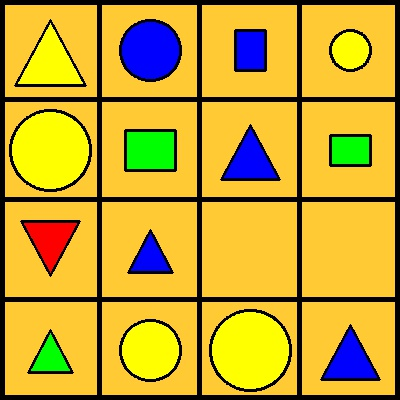
#> input picture task1_lm_set7/set-7/2. Task_Description/test_images/container_1.jpg, 400 x 400 px
$ python corner.py
#> lines starting #> are read from the running program, lines starting #| are printed output that depends on the picture; after the words box and inside, x2 and y2 are one past the last pixel; in counts of white or black regions, pixels touching at a corner belong together
import cv2
import numpy as np
MIN  = np.array([254,254,254], np.uint8)
MAX  = np.array([255,255,255], np.uint8)
filename = 'container_1.jpg'
img = cv2.imread(filename)
#> img is the input picture: shape (400, 400, 3); mean B, G, R 49.6, 164.3, 196.3
gray = cv2.cvtColor(img,cv2.COLOR_BGR2GRAY)
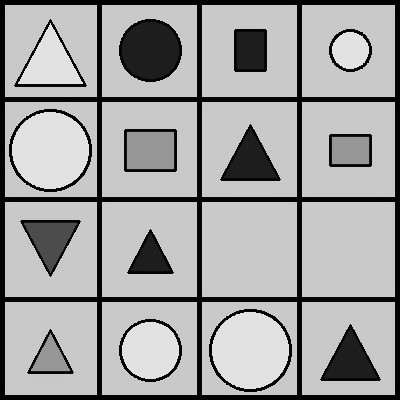
#> gray: shape (400, 400); min 0, max 232, mean 160.9
gray = np.float32(gray)
dst = cv2.cornerHarris(gray,2,3,0.04)
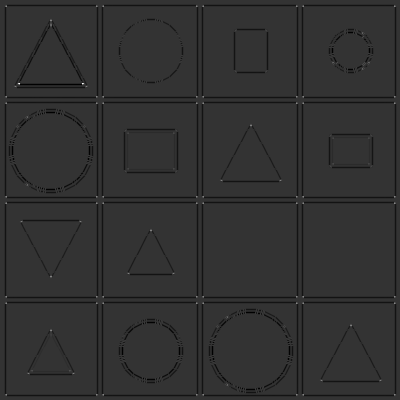
#> dst: shape (400, 400) float32; min -98708144, max 386021600, mean -4667766.5; drawn with min black and max white
#result is dilated for marking the corners, not important
dst = cv2.dilate(dst,None)
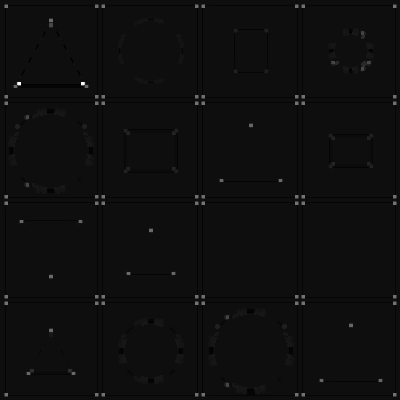
#> dst: shape (400, 400) float32; min -23640380, max 386021600, mean 673357; drawn with min black and max white
# Threshold for an optimal value, it may vary depending on the image.
img[dst>0.01*dst.max()]=[255,255,255]
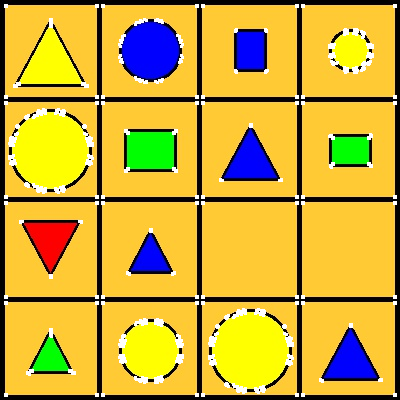
#> img: shape (400, 400, 3); 2.98% of pixels changed, all inside (x1, y1, x2, y2) = (4, 4, 397, 397)

def getobjpixel(img):
    obj_pix =[]
    i=0
    l=1
    while(i<img.shape[0]):
        j=0
        while(j<img.shape[1]):
            img_1= img [i:i+100,j:j+100]
            obj_pix.append(tuple((l,cv2.countNonZero(cv2.inRange(img_1, MIN, MAX))-64)))
            l+=1
            j+=100
        i+=100
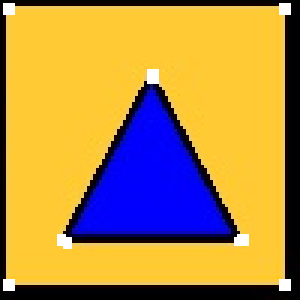
#> img_1: shape (100, 100, 3) (shown 3 times larger); mean B, G, R 74.8, 140.5, 176.3
#> after the loop, i = 400; l = 17; obj_pix = [(1, 112), (2, 373), (3, 75), (4, 498), (5, 752), (6, 112), (7, 56), (8, 121), (9, 56), (10, 62), (11, 0), (12, 0), (13, 114), (14, 601), (15, 753), (16, 60)]

    return obj_pix
print(getobjpixel(img))
#| [(1, 112), (2, 373), (3, 75), (4, 498), (5, 752), (6, 112), (7, 56), (8, 121), (9, 56), (10, 62), (11, 0), (12, 0), (13, 114), (14, 601), (15, 753), (16, 60)]

$ run again, with task1_lm_set7/set-7/2. Task_Description/test_images/container_2.jpg copied over task1_lm_set7/set-7/2. Task_Description/test_images/container_1.jpg
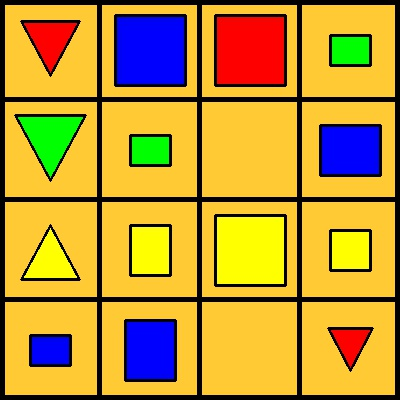
#> input picture task1_lm_set7/set-7/2. Task_Description/test_images/container_2.jpg, 400 x 400 px
#> img is the input picture: shape (400, 400, 3); mean B, G, R 54.2, 150.1, 187.9
#> `dst = cv2.dilate(dst,None)`:
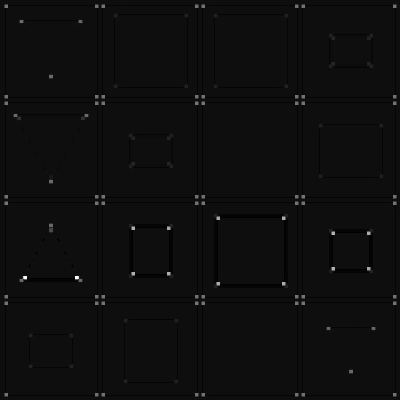
#> dst: shape (400, 400) float32; min -23855408, max 382048128, mean 382495.5; drawn with min black and max white
#> img: shape (400, 400, 3); 1.43% of pixels changed, all inside (x1, y1, x2, y2) = (4, 4, 397, 397)
#> after the loop in getobjpixel, `while(i<img.shape[0]):`:
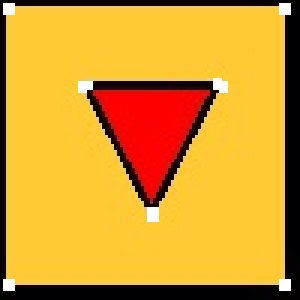
#> img_1: shape (100, 100, 3) (shown 3 times larger); mean B, G, R 45.1, 154.7, 212.5
#> after the loop in getobjpixel, `while(i<img.shape[0]):`: i = 400; l = 17; obj_pix = [(1, 56), (2, 69), (3, 66), (4, 118), (5, 112), (6, 121), (7, 0), (8, 66), (9, 115), (10, 121), (11, 115), (12, 115), (13, 72), (14, 63), (15, 0), (16, 59)]
#| [(1, 56), (2, 69), (3, 66), (4, 118), (5, 112), (6, 121), (7, 0), (8, 66), (9, 115), (10, 121), (11, 115), (12, 115), (13, 72), (14, 63), (15, 0), (16, 59)]

$ run again, with task1_lm_set7/set-7/2. Task_Description/test_images/container_3.jpg copied over task1_lm_set7/set-7/2. Task_Description/test_images/container_1.jpg
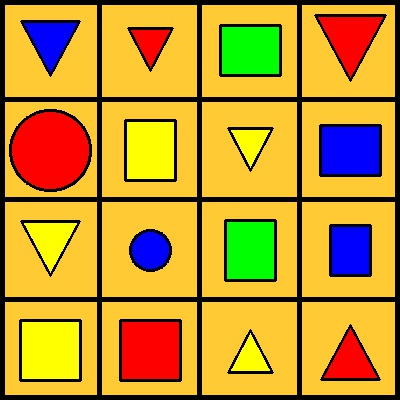
#> input picture task1_lm_set7/set-7/2. Task_Description/test_images/container_3.jpg, 400 x 400 px
#> img is the input picture: shape (400, 400, 3); mean B, G, R 47, 147.7, 190.6
#> `dst = cv2.dilate(dst,None)`:
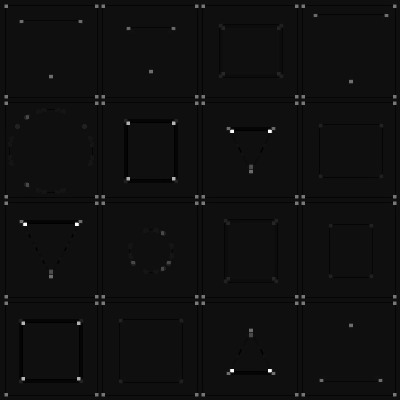
#> dst: shape (400, 400) float32; min -23640380, max 368180800, mean 621221.3; drawn with min black and max white
#> img: shape (400, 400, 3); 1.91% of pixels changed, all inside (x1, y1, x2, y2) = (4, 4, 397, 397)
#> after the loop in getobjpixel, `while(i<img.shape[0]):`:
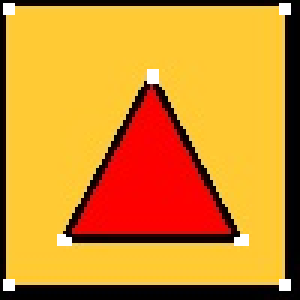
#> img_1: shape (100, 100, 3) (shown 3 times larger); mean B, G, R 41.8, 140.8, 209.8
#> after the loop in getobjpixel, `while(i<img.shape[0]):`: i = 400; l = 17; obj_pix = [(1, 62), (2, 63), (3, 127), (4, 62), (5, 420), (6, 118), (7, 124), (8, 66), (9, 121), (10, 299), (11, 121), (12, 69), (13, 124), (14, 75), (15, 127), (16, 56)]
#| [(1, 62), (2, 63), (3, 127), (4, 62), (5, 420), (6, 118), (7, 124), (8, 66), (9, 121), (10, 299), (11, 121), (12, 69), (13, 124), (14, 75), (15, 127), (16, 56)]

$ run again, with task1_lm_set7/set-7/2. Task_Description/test_images/container_4.jpg copied over task1_lm_set7/set-7/2. Task_Description/test_images/container_1.jpg
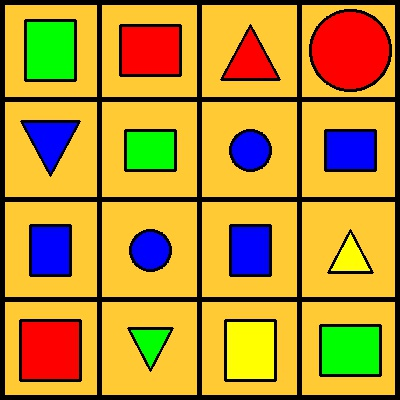
#> input picture task1_lm_set7/set-7/2. Task_Description/test_images/container_4.jpg, 400 x 400 px
#> img is the input picture: shape (400, 400, 3); mean B, G, R 50, 144.7, 184.1
#> `dst = cv2.dilate(dst,None)`:
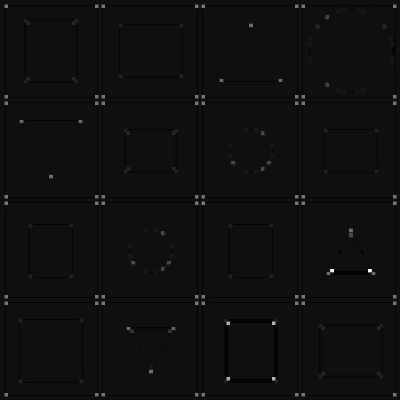
#> dst: shape (400, 400) float32; min -23574342, max 372657216, mean 471000.4; drawn with min black and max white
#> img: shape (400, 400, 3); 2.03% of pixels changed, all inside (x1, y1, x2, y2) = (4, 4, 397, 397)
#> after the loop in getobjpixel, `while(i<img.shape[0]):`:
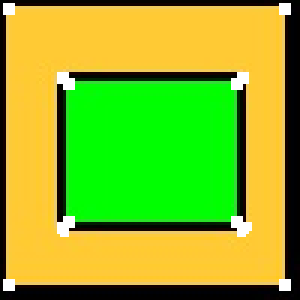
#> img_1: shape (100, 100, 3) (shown 3 times larger); mean B, G, R 36.5, 178.7, 140
#> after the loop in getobjpixel, `while(i<img.shape[0]):`: i = 400; l = 17; obj_pix = [(1, 124), (2, 69), (3, 59), (4, 426), (5, 62), (6, 115), (7, 299), (8, 69), (9, 78), (10, 299), (11, 78), (12, 115), (13, 72), (14, 117), (15, 124), (16, 121)]
#| [(1, 124), (2, 69), (3, 59), (4, 426), (5, 62), (6, 115), (7, 299), (8, 69), (9, 78), (10, 299), (11, 78), (12, 115), (13, 72), (14, 117), (15, 124), (16, 121)]
